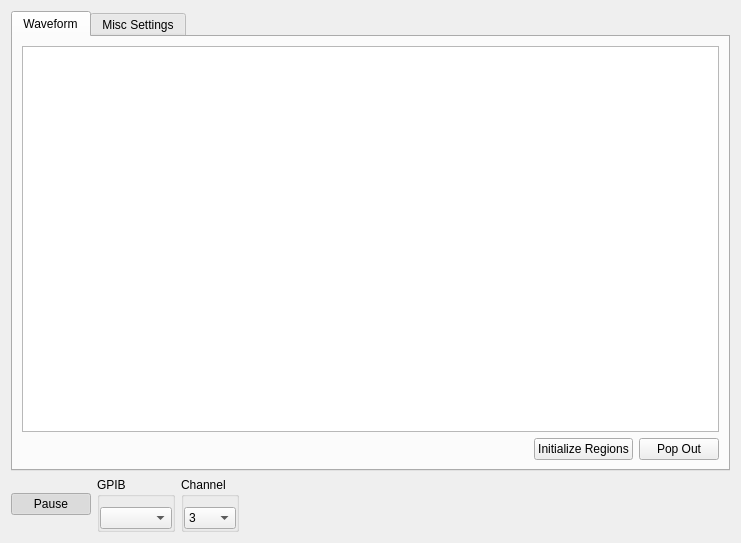
<?xml version="1.0" encoding="UTF-8"?>
<ui version="4.0">
 <class>Oscilloscope</class>
 <widget class="QWidget" name="Oscilloscope">
  <property name="geometry">
   <rect>
    <x>0</x>
    <y>0</y>
    <width>741</width>
    <height>543</height>
   </rect>
  </property>
  <property name="windowTitle">
   <string>Form</string>
  </property>
  <layout class="QVBoxLayout" name="verticalLayout">
   <item>
    <widget class="QTabWidget" name="tabWidget">
     <property name="currentIndex">
      <number>0</number>
     </property>
     <widget class="QWidget" name="tab_4">
      <attribute name="title">
       <string>Waveform</string>
      </attribute>
      <layout class="QVBoxLayout" name="verticalLayout_2">
       <item>
        <widget class="PlotWidget" name="gOsc">
         <property name="sizePolicy">
          <sizepolicy hsizetype="Expanding" vsizetype="Expanding">
           <horstretch>0</horstretch>
           <verstretch>1</verstretch>
          </sizepolicy>
         </property>
        </widget>
       </item>
       <item>
        <layout class="QHBoxLayout" name="horizontalLayout_4">
         <item>
          <spacer name="horizontalSpacer_2">
           <property name="orientation">
            <enum>Qt::Horizontal</enum>
           </property>
           <property name="sizeHint" stdset="0">
            <size>
             <width>40</width>
             <height>20</height>
            </size>
           </property>
          </spacer>
         </item>
         <item>
          <widget class="QPushButton" name="bOscInit">
           <property name="text">
            <string>Initialize Regions</string>
           </property>
          </widget>
         </item>
         <item>
          <widget class="QPushButton" name="bOPop">
           <property name="text">
            <string>Pop Out</string>
           </property>
          </widget>
         </item>
        </layout>
       </item>
      </layout>
     </widget>
     <widget class="QWidget" name="tab_5">
      <attribute name="title">
       <string>Misc Settings</string>
      </attribute>
      <layout class="QVBoxLayout" name="verticalLayout_3">
       <item>
        <layout class="QHBoxLayout" name="horizontalLayout_7">
         <property name="bottomMargin">
          <number>0</number>
         </property>
         <item>
          <spacer name="horizontalSpacer_3">
           <property name="orientation">
            <enum>Qt::Horizontal</enum>
           </property>
           <property name="sizeHint" stdset="0">
            <size>
             <width>40</width>
             <height>20</height>
            </size>
           </property>
          </spacer>
         </item>
         <item>
          <widget class="QPushButton" name="bLogDir">
           <property name="text">
            <string>Choose Dir...</string>
           </property>
          </widget>
         </item>
         <item>
          <widget class="QPushButton" name="bLogData">
           <property name="text">
            <string>Log Pulses</string>
           </property>
           <property name="checkable">
            <bool>true</bool>
           </property>
          </widget>
         </item>
        </layout>
       </item>
       <item>
        <spacer name="verticalSpacer">
         <property name="orientation">
          <enum>Qt::Vertical</enum>
         </property>
         <property name="sizeHint" stdset="0">
          <size>
           <width>20</width>
           <height>40</height>
          </size>
         </property>
        </spacer>
       </item>
       <item>
        <layout class="QGridLayout" name="gridLayout_5">
         <item row="0" column="2">
          <widget class="QGroupBox" name="groupBox_29">
           <property name="title">
            <string>Cavity Dump Start</string>
           </property>
           <property name="flat">
            <bool>true</bool>
           </property>
           <layout class="QHBoxLayout" name="horizontalLayout_27">
            <property name="leftMargin">
             <number>0</number>
            </property>
            <property name="topMargin">
             <number>10</number>
            </property>
            <property name="rightMargin">
             <number>0</number>
            </property>
            <property name="bottomMargin">
             <number>0</number>
            </property>
            <item>
             <widget class="QFNumberEdit" name="tCdSt"/>
            </item>
           </layout>
          </widget>
         </item>
         <item row="1" column="2">
          <widget class="QGroupBox" name="groupBox_30">
           <property name="title">
            <string>Cavity Dump End</string>
           </property>
           <property name="flat">
            <bool>true</bool>
           </property>
           <layout class="QHBoxLayout" name="horizontalLayout_28">
            <property name="leftMargin">
             <number>0</number>
            </property>
            <property name="topMargin">
             <number>10</number>
            </property>
            <property name="rightMargin">
             <number>0</number>
            </property>
            <property name="bottomMargin">
             <number>0</number>
            </property>
            <item>
             <widget class="QFNumberEdit" name="tCdEn"/>
            </item>
           </layout>
          </widget>
         </item>
         <item row="0" column="1">
          <widget class="QGroupBox" name="groupBox_27">
           <property name="title">
            <string>Front Porch Start</string>
           </property>
           <property name="flat">
            <bool>true</bool>
           </property>
           <layout class="QHBoxLayout" name="horizontalLayout_25">
            <property name="leftMargin">
             <number>0</number>
            </property>
            <property name="topMargin">
             <number>10</number>
            </property>
            <property name="rightMargin">
             <number>0</number>
            </property>
            <property name="bottomMargin">
             <number>0</number>
            </property>
            <item>
             <widget class="QFNumberEdit" name="tFpSt"/>
            </item>
           </layout>
          </widget>
         </item>
         <item row="1" column="1">
          <widget class="QGroupBox" name="groupBox_28">
           <property name="title">
            <string>Front Porch End</string>
           </property>
           <property name="flat">
            <bool>true</bool>
           </property>
           <layout class="QHBoxLayout" name="horizontalLayout_26">
            <property name="leftMargin">
             <number>0</number>
            </property>
            <property name="topMargin">
             <number>10</number>
            </property>
            <property name="rightMargin">
             <number>0</number>
            </property>
            <property name="bottomMargin">
             <number>0</number>
            </property>
            <item>
             <widget class="QFNumberEdit" name="tFpEn"/>
            </item>
           </layout>
          </widget>
         </item>
         <item row="0" column="0">
          <widget class="QGroupBox" name="groupBox_25">
           <property name="title">
            <string>Background Start</string>
           </property>
           <property name="flat">
            <bool>true</bool>
           </property>
           <layout class="QHBoxLayout" name="horizontalLayout_23">
            <property name="leftMargin">
             <number>0</number>
            </property>
            <property name="topMargin">
             <number>10</number>
            </property>
            <property name="rightMargin">
             <number>0</number>
            </property>
            <property name="bottomMargin">
             <number>0</number>
            </property>
            <item>
             <widget class="QFNumberEdit" name="tBgSt">
              <property name="text">
               <string/>
              </property>
             </widget>
            </item>
           </layout>
          </widget>
         </item>
         <item row="1" column="0">
          <widget class="QGroupBox" name="groupBox_26">
           <property name="title">
            <string>Background End</string>
           </property>
           <property name="flat">
            <bool>true</bool>
           </property>
           <layout class="QHBoxLayout" name="horizontalLayout_24">
            <property name="leftMargin">
             <number>0</number>
            </property>
            <property name="topMargin">
             <number>10</number>
            </property>
            <property name="rightMargin">
             <number>0</number>
            </property>
            <property name="bottomMargin">
             <number>0</number>
            </property>
            <item>
             <widget class="QFNumberEdit" name="tBgEn">
              <property name="text">
               <string/>
              </property>
             </widget>
            </item>
           </layout>
          </widget>
         </item>
        </layout>
       </item>
       <item>
        <layout class="QGridLayout" name="gridLayout">
         <item row="0" column="0">
          <widget class="QGroupBox" name="groupBox_10">
           <property name="title">
            <string>No. Pulses</string>
           </property>
           <property name="flat">
            <bool>true</bool>
           </property>
           <layout class="QHBoxLayout" name="horizontalLayout_45">
            <property name="leftMargin">
             <number>0</number>
            </property>
            <property name="topMargin">
             <number>10</number>
            </property>
            <property name="rightMargin">
             <number>0</number>
            </property>
            <property name="bottomMargin">
             <number>0</number>
            </property>
            <item>
             <widget class="QLineEdit" name="tOscPulses">
              <property name="enabled">
               <bool>false</bool>
              </property>
             </widget>
            </item>
           </layout>
          </widget>
         </item>
         <item row="1" column="0">
          <widget class="QGroupBox" name="groupBox">
           <property name="title">
            <string>Pyro Mode</string>
           </property>
           <property name="flat">
            <bool>true</bool>
           </property>
           <layout class="QHBoxLayout" name="horizontalLayout_2">
            <property name="leftMargin">
             <number>0</number>
            </property>
            <property name="topMargin">
             <number>10</number>
            </property>
            <property name="rightMargin">
             <number>0</number>
            </property>
            <property name="bottomMargin">
             <number>0</number>
            </property>
            <item>
             <widget class="QComboBox" name="cPyroMode">
              <property name="currentIndex">
               <number>1</number>
              </property>
              <item>
               <property name="text">
                <string>Instant</string>
               </property>
              </item>
              <item>
               <property name="text">
                <string>Integrating</string>
               </property>
              </item>
             </widget>
            </item>
           </layout>
          </widget>
         </item>
         <item row="1" column="1">
          <widget class="QGroupBox" name="groupBox_2">
           <property name="title">
            <string>Coupler</string>
           </property>
           <property name="flat">
            <bool>true</bool>
           </property>
           <layout class="QHBoxLayout" name="horizontalLayout_3">
            <property name="leftMargin">
             <number>0</number>
            </property>
            <property name="topMargin">
             <number>10</number>
            </property>
            <property name="rightMargin">
             <number>0</number>
            </property>
            <property name="bottomMargin">
             <number>0</number>
            </property>
            <item>
             <widget class="QComboBox" name="cFELCoupler">
              <item>
               <property name="text">
                <string>Cavity Dump</string>
               </property>
              </item>
              <item>
               <property name="text">
                <string>Hole</string>
               </property>
              </item>
             </widget>
            </item>
           </layout>
          </widget>
         </item>
         <item row="0" column="3">
          <spacer name="horizontalSpacer_5">
           <property name="orientation">
            <enum>Qt::Horizontal</enum>
           </property>
           <property name="sizeHint" stdset="0">
            <size>
             <width>40</width>
             <height>20</height>
            </size>
           </property>
          </spacer>
         </item>
         <item row="0" column="1">
          <widget class="QGroupBox" name="groupBox_53">
           <property name="title">
            <string>CD Ratio</string>
           </property>
           <property name="flat">
            <bool>true</bool>
           </property>
           <layout class="QHBoxLayout" name="horizontalLayout_47">
            <property name="leftMargin">
             <number>0</number>
            </property>
            <property name="topMargin">
             <number>10</number>
            </property>
            <property name="rightMargin">
             <number>0</number>
            </property>
            <property name="bottomMargin">
             <number>0</number>
            </property>
            <item>
             <widget class="QFNumberEdit" name="tOscCDRatio">
              <property name="text">
               <string>0.007</string>
              </property>
             </widget>
            </item>
           </layout>
          </widget>
         </item>
        </layout>
       </item>
       <item>
        <layout class="QGridLayout" name="gridLayout_2">
         <item row="1" column="1">
          <widget class="QGroupBox" name="groupBox_55">
           <property name="title">
            <string>Spot Size(cm)</string>
           </property>
           <property name="flat">
            <bool>true</bool>
           </property>
           <layout class="QHBoxLayout" name="horizontalLayout_53">
            <property name="leftMargin">
             <number>0</number>
            </property>
            <property name="topMargin">
             <number>10</number>
            </property>
            <property name="rightMargin">
             <number>0</number>
            </property>
            <property name="bottomMargin">
             <number>0</number>
            </property>
            <item>
             <widget class="QFNumberEdit" name="tSpotSize">
              <property name="toolTip">
               <string>Radius of FEL spot size</string>
              </property>
              <property name="text">
               <string>0.05</string>
              </property>
             </widget>
            </item>
           </layout>
          </widget>
         </item>
         <item row="1" column="0">
          <widget class="QGroupBox" name="groupBox_39">
           <property name="title">
            <string>FEL Freq (cm-1)</string>
           </property>
           <property name="flat">
            <bool>true</bool>
           </property>
           <property name="checkable">
            <bool>false</bool>
           </property>
           <layout class="QGridLayout" name="gridLayout_9">
            <property name="leftMargin">
             <number>0</number>
            </property>
            <property name="topMargin">
             <number>10</number>
            </property>
            <property name="rightMargin">
             <number>0</number>
            </property>
            <property name="bottomMargin">
             <number>0</number>
            </property>
            <property name="spacing">
             <number>0</number>
            </property>
            <item row="0" column="0">
             <widget class="QFNumberEdit" name="tFELFreq">
              <property name="text">
               <string>0</string>
              </property>
             </widget>
            </item>
           </layout>
          </widget>
         </item>
         <item row="1" column="3">
          <widget class="QGroupBox" name="groupBox_58">
           <property name="title">
            <string>Sample E_eff</string>
           </property>
           <property name="flat">
            <bool>true</bool>
           </property>
           <layout class="QHBoxLayout" name="horizontalLayout_55">
            <property name="leftMargin">
             <number>0</number>
            </property>
            <property name="topMargin">
             <number>10</number>
            </property>
            <property name="rightMargin">
             <number>0</number>
            </property>
            <property name="bottomMargin">
             <number>0</number>
            </property>
            <item>
             <widget class="QFNumberEdit" name="tEffectiveField">
              <property name="text">
               <string>1.0</string>
              </property>
             </widget>
            </item>
           </layout>
          </widget>
         </item>
         <item row="1" column="2">
          <widget class="QGroupBox" name="groupBox_57">
           <property name="title">
            <string>Window Trans</string>
           </property>
           <property name="flat">
            <bool>true</bool>
           </property>
           <layout class="QHBoxLayout" name="horizontalLayout_51">
            <property name="leftMargin">
             <number>0</number>
            </property>
            <property name="topMargin">
             <number>10</number>
            </property>
            <property name="rightMargin">
             <number>0</number>
            </property>
            <property name="bottomMargin">
             <number>0</number>
            </property>
            <item>
             <widget class="QFNumberEdit" name="tWindowTransmission">
              <property name="text">
               <string>1.0</string>
              </property>
             </widget>
            </item>
           </layout>
          </widget>
         </item>
         <item row="1" column="4">
          <widget class="QGroupBox" name="groupBox_41">
           <property name="title">
            <string>Rep Rate (Hz)</string>
           </property>
           <property name="flat">
            <bool>true</bool>
           </property>
           <property name="checkable">
            <bool>false</bool>
           </property>
           <layout class="QGridLayout" name="gridLayout_11">
            <property name="leftMargin">
             <number>0</number>
            </property>
            <property name="topMargin">
             <number>10</number>
            </property>
            <property name="rightMargin">
             <number>0</number>
            </property>
            <property name="bottomMargin">
             <number>0</number>
            </property>
            <property name="spacing">
             <number>0</number>
            </property>
            <item row="0" column="0">
             <widget class="QLineEdit" name="tFELRR">
              <property name="text">
               <string>1.07</string>
              </property>
             </widget>
            </item>
           </layout>
          </widget>
         </item>
         <item row="0" column="4">
          <widget class="QGroupBox" name="groupBox_3">
           <property name="title">
            <string>FEL Pol</string>
           </property>
           <property name="flat">
            <bool>true</bool>
           </property>
           <layout class="QHBoxLayout" name="horizontalLayout_5">
            <property name="leftMargin">
             <number>0</number>
            </property>
            <property name="topMargin">
             <number>10</number>
            </property>
            <property name="rightMargin">
             <number>0</number>
            </property>
            <property name="bottomMargin">
             <number>0</number>
            </property>
            <item>
             <widget class="QLineEdit" name="tFELPol"/>
            </item>
           </layout>
          </widget>
         </item>
         <item row="0" column="3">
          <widget class="QGroupBox" name="groupBox_60">
           <property name="enabled">
            <bool>false</bool>
           </property>
           <property name="title">
            <string>I (kW/cm2)</string>
           </property>
           <property name="flat">
            <bool>true</bool>
           </property>
           <layout class="QHBoxLayout" name="horizontalLayout_57">
            <property name="leftMargin">
             <number>0</number>
            </property>
            <property name="topMargin">
             <number>10</number>
            </property>
            <property name="rightMargin">
             <number>0</number>
            </property>
            <property name="bottomMargin">
             <number>0</number>
            </property>
            <item>
             <widget class="QLineEdit" name="tIntensity">
              <property name="text">
               <string>0.0</string>
              </property>
             </widget>
            </item>
           </layout>
          </widget>
         </item>
         <item row="0" column="2">
          <widget class="QGroupBox" name="groupBox_59">
           <property name="enabled">
            <bool>false</bool>
           </property>
           <property name="title">
            <string>E (kV/cm)</string>
           </property>
           <property name="flat">
            <bool>true</bool>
           </property>
           <layout class="QHBoxLayout" name="horizontalLayout_56">
            <property name="leftMargin">
             <number>0</number>
            </property>
            <property name="topMargin">
             <number>10</number>
            </property>
            <property name="rightMargin">
             <number>0</number>
            </property>
            <property name="bottomMargin">
             <number>0</number>
            </property>
            <item>
             <widget class="QLineEdit" name="tEField">
              <property name="text">
               <string>0.0</string>
              </property>
             </widget>
            </item>
           </layout>
          </widget>
         </item>
         <item row="0" column="1">
          <widget class="QGroupBox" name="groupBox_40">
           <property name="title">
            <string>FEL Energy (mJ)</string>
           </property>
           <property name="flat">
            <bool>true</bool>
           </property>
           <property name="checkable">
            <bool>false</bool>
           </property>
           <layout class="QGridLayout" name="gridLayout_10">
            <property name="leftMargin">
             <number>0</number>
            </property>
            <property name="topMargin">
             <number>10</number>
            </property>
            <property name="rightMargin">
             <number>0</number>
            </property>
            <property name="bottomMargin">
             <number>0</number>
            </property>
            <property name="spacing">
             <number>0</number>
            </property>
            <item row="0" column="0">
             <widget class="QFNumberEdit" name="tFELP">
              <property name="enabled">
               <bool>false</bool>
              </property>
              <property name="text">
               <string>0</string>
              </property>
              <property name="readOnly">
               <bool>true</bool>
              </property>
             </widget>
            </item>
           </layout>
          </widget>
         </item>
         <item row="0" column="0">
          <widget class="QGroupBox" name="groupBox_4">
           <property name="title">
            <string>Pyro Cal (mJ/mV)</string>
           </property>
           <property name="flat">
            <bool>true</bool>
           </property>
           <layout class="QHBoxLayout" name="horizontalLayout_6">
            <property name="leftMargin">
             <number>0</number>
            </property>
            <property name="topMargin">
             <number>10</number>
            </property>
            <property name="rightMargin">
             <number>0</number>
            </property>
            <property name="bottomMargin">
             <number>0</number>
            </property>
            <item>
             <widget class="QFNumberEdit" name="tCalFactor">
              <property name="text">
               <string>0</string>
              </property>
             </widget>
            </item>
           </layout>
          </widget>
         </item>
        </layout>
       </item>
      </layout>
     </widget>
    </widget>
   </item>
   <item>
    <widget class="QWidget" name="oscControlsWidget" native="true">
     <layout class="QHBoxLayout" name="horizontalLayout">
      <property name="margin">
       <number>0</number>
      </property>
      <item>
       <widget class="QPushButton" name="bOPause">
        <property name="text">
         <string>Pause</string>
        </property>
        <property name="checkable">
         <bool>true</bool>
        </property>
        <property name="checked">
         <bool>true</bool>
        </property>
       </widget>
      </item>
      <item>
       <widget class="QGroupBox" name="groupBox_31">
        <property name="title">
         <string>GPIB</string>
        </property>
        <property name="flat">
         <bool>true</bool>
        </property>
        <layout class="QHBoxLayout" name="horizontalLayout_29">
         <property name="leftMargin">
          <number>0</number>
         </property>
         <property name="topMargin">
          <number>10</number>
         </property>
         <property name="rightMargin">
          <number>0</number>
         </property>
         <property name="bottomMargin">
          <number>0</number>
         </property>
         <item>
          <widget class="QComboBox" name="cOGPIB">
           <property name="toolTip">
            <string>GPIB0::5::INSTR</string>
           </property>
          </widget>
         </item>
        </layout>
       </widget>
      </item>
      <item>
       <widget class="QGroupBox" name="groupBox_32">
        <property name="title">
         <string>Channel</string>
        </property>
        <property name="flat">
         <bool>true</bool>
        </property>
        <layout class="QHBoxLayout" name="horizontalLayout_30">
         <property name="leftMargin">
          <number>0</number>
         </property>
         <property name="topMargin">
          <number>10</number>
         </property>
         <property name="rightMargin">
          <number>0</number>
         </property>
         <property name="bottomMargin">
          <number>0</number>
         </property>
         <item>
          <widget class="QComboBox" name="cOChannel">
           <property name="currentIndex">
            <number>2</number>
           </property>
           <item>
            <property name="text">
             <string>1</string>
            </property>
           </item>
           <item>
            <property name="text">
             <string>2</string>
            </property>
           </item>
           <item>
            <property name="text">
             <string>3</string>
            </property>
           </item>
           <item>
            <property name="text">
             <string>4</string>
            </property>
           </item>
          </widget>
         </item>
        </layout>
       </widget>
      </item>
      <item>
       <spacer name="horizontalSpacer">
        <property name="orientation">
         <enum>Qt::Horizontal</enum>
        </property>
        <property name="sizeHint" stdset="0">
         <size>
          <width>40</width>
          <height>20</height>
         </size>
        </property>
       </spacer>
      </item>
     </layout>
    </widget>
   </item>
  </layout>
 </widget>
 <customwidgets>
  <customwidget>
   <class>QFNumberEdit</class>
   <extends>QLineEdit</extends>
   <header>InstsAndQt.customQt</header>
  </customwidget>
  <customwidget>
   <class>PlotWidget</class>
   <extends>QGraphicsView</extends>
   <header>pyqtgraph</header>
  </customwidget>
 </customwidgets>
 <tabstops>
  <tabstop>tBgSt</tabstop>
  <tabstop>tFpSt</tabstop>
  <tabstop>tCdSt</tabstop>
  <tabstop>tBgEn</tabstop>
  <tabstop>tFpEn</tabstop>
  <tabstop>tCdEn</tabstop>
  <tabstop>tOscCDRatio</tabstop>
  <tabstop>cPyroMode</tabstop>
  <tabstop>cFELCoupler</tabstop>
  <tabstop>tFELP</tabstop>
  <tabstop>tEField</tabstop>
  <tabstop>tIntensity</tabstop>
  <tabstop>tFELPol</tabstop>
  <tabstop>tFELRR</tabstop>
  <tabstop>tFELFreq</tabstop>
  <tabstop>tSpotSize</tabstop>
  <tabstop>tWindowTransmission</tabstop>
  <tabstop>tEffectiveField</tabstop>
  <tabstop>bOPause</tabstop>
  <tabstop>cOGPIB</tabstop>
  <tabstop>cOChannel</tabstop>
  <tabstop>gOsc</tabstop>
  <tabstop>bOscInit</tabstop>
  <tabstop>bOPop</tabstop>
  <tabstop>tabWidget</tabstop>
  <tabstop>tOscPulses</tabstop>
 </tabstops>
 <resources/>
 <connections/>
</ui>
